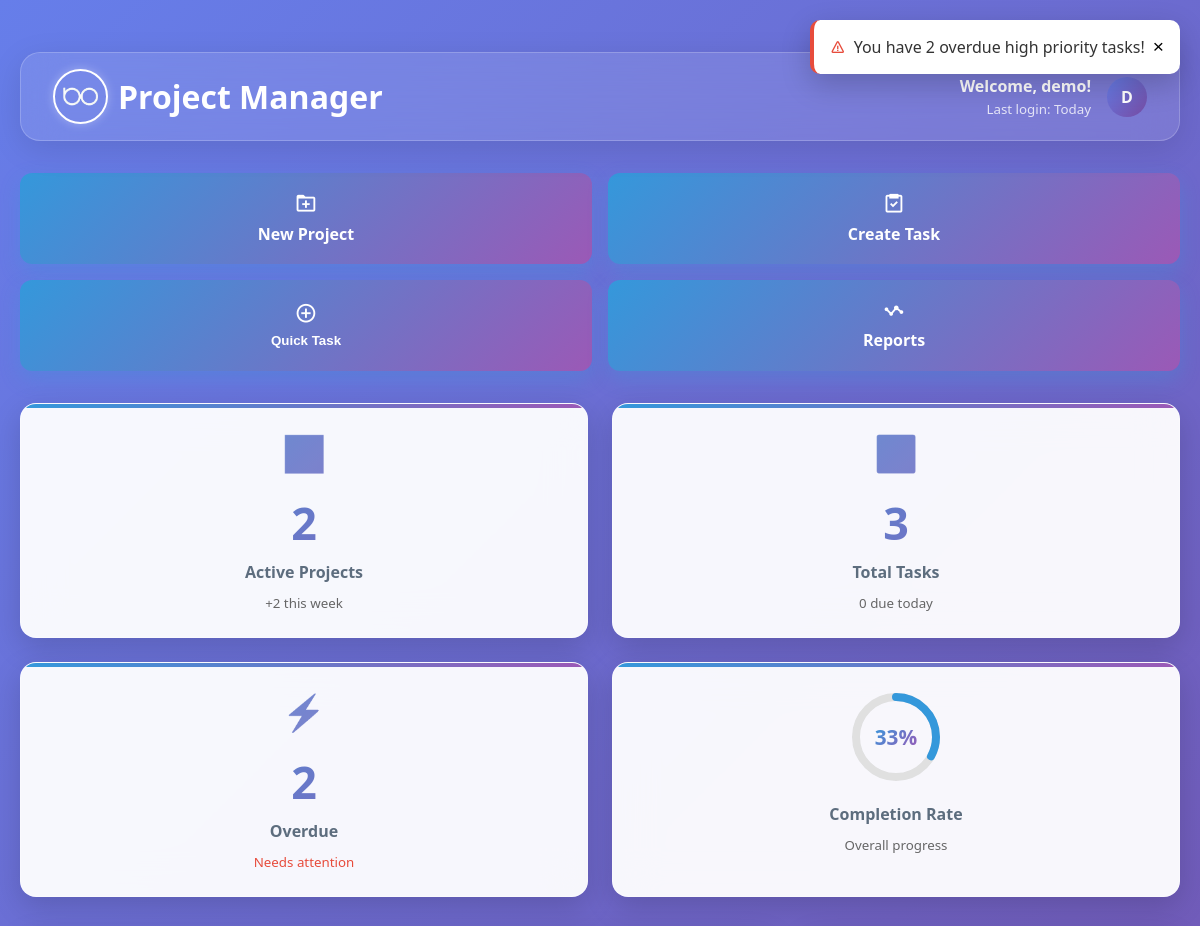
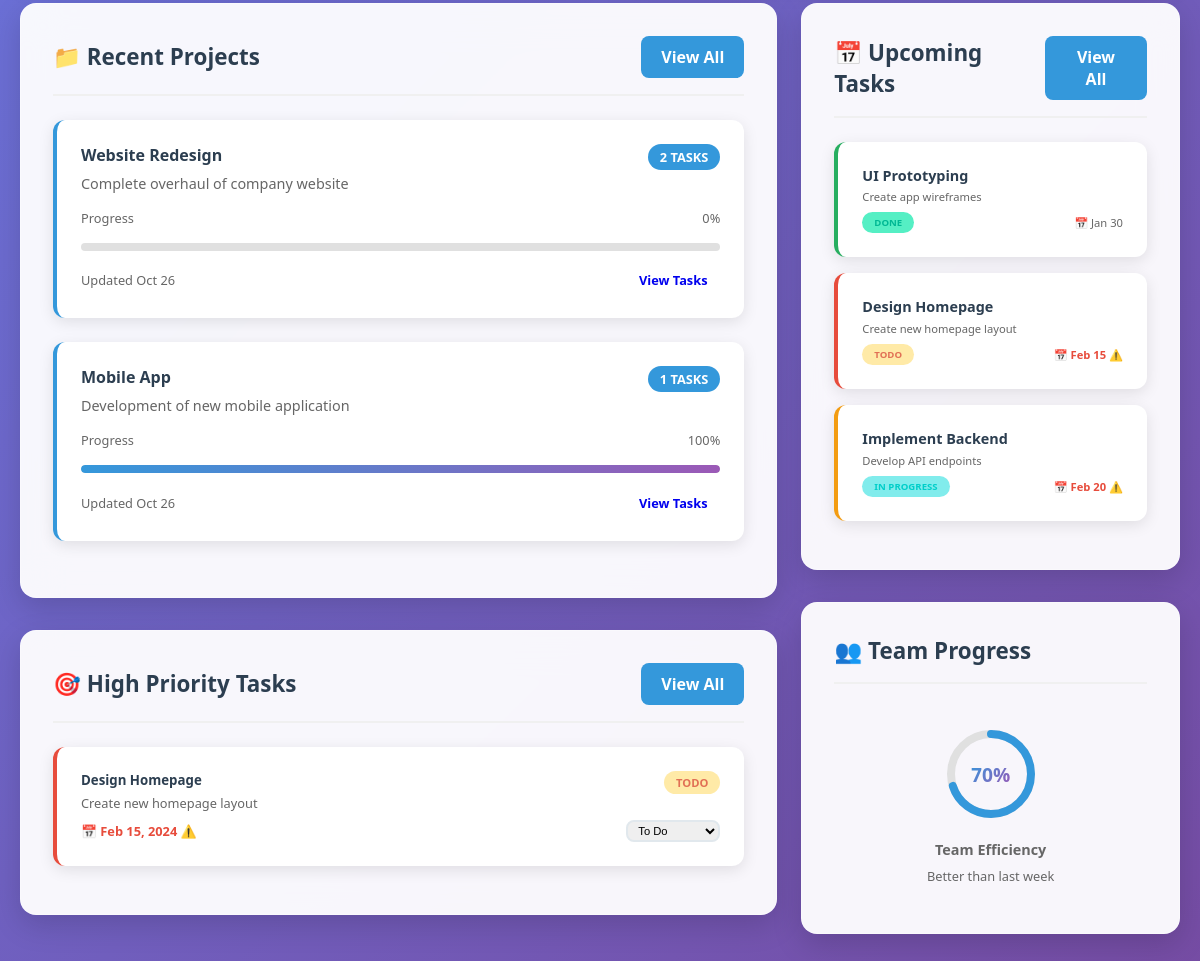
/dashboard.php (signed in), run on the app's committed database (2 pictures, top to bottom).
### tables this page shows
CREATE TABLE projects (
    id INT AUTO_INCREMENT PRIMARY KEY,
    user_id INT NOT NULL,
    name VARCHAR(100) NOT NULL,
    description TEXT,
    created_at TIMESTAMP DEFAULT CURRENT_TIMESTAMP,
    updated_at TIMESTAMP DEFAULT CURRENT_TIMESTAMP ON UPDATE CURRENT_TIMESTAMP,
    FOREIGN KEY (user_id) REFERENCES users(id) ON DELETE CASCADE
);

CREATE TABLE tasks (
    id INT AUTO_INCREMENT PRIMARY KEY,
    project_id INT NOT NULL,
    title VARCHAR(200) NOT NULL,
    description TEXT,
    status ENUM('todo', 'in-progress', 'done') DEFAULT 'todo',
    priority ENUM('low', 'medium', 'high') DEFAULT 'medium',
    due_date DATE,
    created_at TIMESTAMP DEFAULT CURRENT_TIMESTAMP,
    updated_at TIMESTAMP DEFAULT CURRENT_TIMESTAMP ON UPDATE CURRENT_TIMESTAMP,
    FOREIGN KEY (project_id) REFERENCES projects(id) ON DELETE CASCADE
);

### dashboard.php (the view, shortened to what the rows shown need)
<?php
require_once "includes/config.php";
require_once "includes/functions.php";
$projectManager = new ProjectManager($db);
$user_id = $_SESSION['user_id'];
$projects = $projectManager->getProjects($user_id);
$recent_tasks = [];
$all_tasks = [];
foreach ($projects as $project) {
    $tasks = $projectManager->getTasks($project['id']);
    $all_tasks = array_merge($all_tasks, $tasks);
    $recent_tasks = array_merge($recent_tasks, array_slice($tasks, 0, 3));
}
usort($recent_tasks, function($a, $b) {
    return strtotime($a['due_date']) - strtotime($b['due_date']);
});
$recent_tasks = array_slice($recent_tasks, 0, 5);
$high_priority_tasks = array_filter($all_tasks, function($task) {
    return $task['priority'] === 'high' && $task['status'] !== 'done';
});
$high_priority_tasks = array_slice($high_priority_tasks, 0, 3);
?>
<!DOCTYPE html>
<html lang="en">
<head>
    <link rel="stylesheet" href="css/style.css">
    <link href="https://unpkg.com/boxicons@2.1.4/css/boxicons.min.css" rel="stylesheet">
</head>
<body>
    <div class="dashboard-hero">
        <div class="container">
            <div class="dashboard-grid" style="grid-template-columns: 2fr 1fr; margin-top: 2rem;">
                <div>
                    <div class="dashboard-section">
                        <?php if (empty($projects)): ?>
                            <div style="text-align: center; padding: 2rem;">
                                <i class='bx bx-folder-open' style="font-size: 3rem; color: #bdc3c7; margin-bottom: 1rem;"></i>
                                <h4>No projects yet</h4>
                                <p>Create your first project to get started!</p>
                                <a href="projects.php" class="btn btn-primary">Create Project</a>
                            </div>
                        <?php else: ?>
                            <?php foreach (array_slice($projects, 0, 4) as $project):
                                $project_tasks = $projectManager->getTasks($project['id']);
                                $completed_project_tasks = array_filter($project_tasks, function($task) {
                                    return $task['status'] === 'done';
                                });
                                $project_progress = count($project_tasks) > 0 ? round((count($completed_project_tasks) / count($project_tasks)) * 100) : 0;
                            ?>
                                <div class="project-item" style="margin-bottom: 1.5rem;">
                                    <div style="display: flex; justify-content: space-between; align-items: start; margin-bottom: 1rem;">
                                        <div style="flex: 1;">
                                            <h4 style="margin: 0 0 0.5rem 0; color: #2c3e50;"><?php echo htmlspecialchars($project['name']); ?></h4>
                                            <p style="margin: 0; color: #666; font-size: 0.9rem;"><?php echo htmlspecialchars($project['description']); ?></p>
                                        </div>
                                        <span class="status-badge" style="background: #3498db; color: white;">
                                            <?php echo count($project_tasks); ?> tasks
                                        </span>
                                    </div>
                                    <div style="margin-bottom: 0.5rem;">
                                        <div style="display: flex; justify-content: space-between; font-size: 0.8rem; color: #666;">
                                            <span>Progress</span>
                                            <span><?php echo $project_progress; ?>%</span>
                                        </div>
                                        <div class="progress-bar">
                                            <div class="progress-fill" style="width: <?php echo $project_progress; ?>%;"></div>
                                        </div>
                                    </div>
                                    <div style="display: flex; justify-content: space-between; align-items: center; font-size: 0.8rem; color: #666;">
                                        <span>Updated <?php echo date('M j', strtotime($project['updated_at'])); ?></span>
                                        <a href="tasks.php?project_id=<?php echo $project['id']; ?>" class="btn" style="padding: 0.3rem 0.8rem; font-size: 0.8rem;">View Tasks</a>
                                    </div>
                                </div>
                            <?php endforeach; ?>
                        <?php endif; ?>
                    </div>
                    <div class="dashboard-section">
                        <?php if (empty($high_priority_tasks)): ?>
                            <div style="text-align: center; padding: 1rem; color: #666;">
                                <i class='bx bx-check-circle' style="font-size: 2rem; margin-bottom: 0.5rem;"></i>
                                <p>No high priority tasks! 🎉</p>
                            </div>
                        <?php else: ?>
                            <?php foreach ($high_priority_tasks as $task):
                                $is_overdue = $task['due_date'] && strtotime($task['due_date']) < time() && $task['status'] !== 'done';
                            ?>
                                <div class="task-item priority-high" style="margin-bottom: 1rem; border-left-color: #e74c3c;">
                                    <div style="display: flex; justify-content: space-between; align-items: start;">
                                        <div style="flex: 1;">
                                            <h5 style="margin: 0 0 0.3rem 0; color: #2c3e50;"><?php echo htmlspecialchars($task['title']); ?></h5>
                                            <p style="margin: 0; color: #666; font-size: 0.8rem;"><?php echo htmlspecialchars($task['description']); ?></p>
                                        </div>
                                        <span class="status-badge status-<?php echo $task['status']; ?>" style="font-size: 0.7rem;">
                                            <?php echo str_replace('-', ' ', $task['status']); ?>
                                        </span>
                                    </div>
                                    <div style="display: flex; justify-content: space-between; align-items: center; margin-top: 0.5rem; font-size: 0.8rem;">
                                        <span style="color: <?php echo $is_overdue ? '#e74c3c' : '#666'; ?>; font-weight: <?php echo $is_overdue ? 'bold' : 'normal'; ?>;">
                                            📅 <?php echo $task['due_date'] ? date('M j, Y', strtotime($task['due_date'])) : 'No due date'; ?>
                                            <?php if ($is_overdue): ?> ⚠️<?php endif; ?>
                                        </span>
                                        <select class="status-select form-control" data-task-id="<?php echo $task['id']; ?>"
                                                data-original-value="<?php echo $task['status']; ?>"
                                                style="width: auto; padding: 2px 6px; font-size: 0.7rem;">
                                            <option value="todo" <?php echo ($task['status'] == 'todo') ? 'selected' : ''; ?>>To Do</option>
                                        </select>
                                    </div>
                                </div>
                            <?php endforeach; ?>
                        <?php endif; ?>
                    </div>
                </div>
                <div>
                    <div class="dashboard-section">
                        <?php if (empty($recent_tasks)): ?>
                            <div style="text-align: center; padding: 1rem; color: #666;">
                                <i class='bx bx-calendar' style="font-size: 2rem; margin-bottom: 0.5rem;"></i>
                                <p>No upcoming tasks</p>
                            </div>
                        <?php else: ?>
                            <?php foreach ($recent_tasks as $task):
                                $is_overdue = $task['due_date'] && strtotime($task['due_date']) < time() && $task['status'] !== 'done';
                                $is_today = $task['due_date'] && date('Y-m-d') == $task['due_date'];
                            ?>
                                <div class="task-item <?php echo $task['status']; ?> priority-<?php echo $task['priority']; ?>"
                                     style="margin-bottom: 1rem; <?php echo $is_today ? 'border-left-color: #f39c12; background: linear-gradient(90deg, rgba(243,156,18,0.1) 0%, rgba(255,255,255,1) 4%);' : ''; ?>">
                                    <div style="display: flex; justify-content: space-between; align-items: start;">
                                        <div style="flex: 1;">
                                            <h5 style="margin: 0 0 0.3rem 0; color: #2c3e50; font-size: 0.9rem;"><?php echo htmlspecialchars($task['title']); ?></h5>
                                            <p style="margin: 0; color: #666; font-size: 0.7rem;"><?php echo htmlspecialchars($task['description']); ?></p>
                                        </div>
                                    </div>
                                    <div style="display: flex; justify-content: space-between; align-items: center; margin-top: 0.5rem; font-size: 0.7rem;">
                                        <span class="status-badge status-<?php echo $task['status']; ?>" style="font-size: 0.6rem;">
                                            <?php echo str_replace('-', ' ', $task['status']); ?>
                                        </span>
                                        <span style="color: <?php echo $is_overdue ? '#e74c3c' : ($is_today ? '#f39c12' : '#666'); ?>; font-weight: <?php echo $is_overdue || $is_today ? 'bold' : 'normal'; ?>;">
                                            <?php if ($is_today): ?>
                                                🎯 Today
                                            <?php else: ?>
                                                📅 <?php echo $task['due_date'] ? date('M j', strtotime($task['due_date'])) : 'No date'; ?>
                                            <?php endif; ?>
                                            <?php if ($is_overdue): ?> ⚠️<?php endif; ?>
                                        </span>
                                    </div>
                                </div>
                            <?php endforeach; ?>
                        <?php endif; ?>
                    </div>
                </div>
            </div>
        </div>
    </div>
</body>
</html>

### data on the page
projects: name "Website Redesign", description "Complete overhaul of company website", count($project_tasks) "2", project_progress "0", updated_at "Oct 26"
projects: name "Mobile App", description "Development of new mobile application", count($project_tasks) "1", tasks.status "100", updated_at "Oct 26"
tasks: title "Design Homepage", description "Create new homepage layout", status "TODO", due_date "Feb 15, 2024", status+id "To Do", due_date "Feb 15"
tasks: title "UI Prototyping", description "Create app wireframes", status "DONE", due_date "Jan 30"
tasks: title "Implement Backend", description "Develop API endpoints", status "IN PROGRESS", due_date "Feb 20"

### other printed values
$_SESSION['username'] "demo"
substr($_SESSION['username'], 0, 1) "D"
$total_projects "2"
$total_tasks "3"
$today_tasks "0"
$overdue_tasks "2"
$completion_rate "33"
